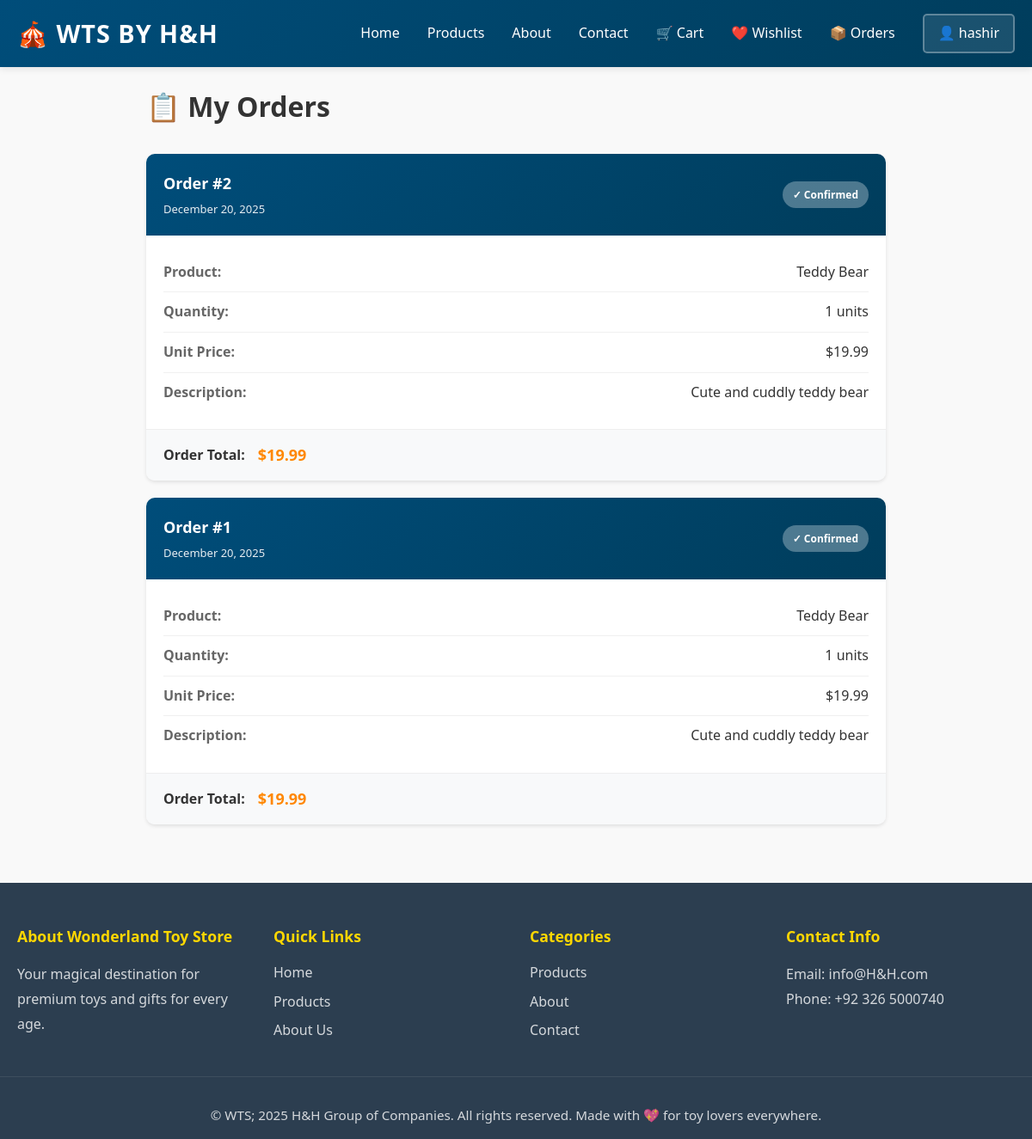
The page /orders (signed in) on the database as committed earlier.
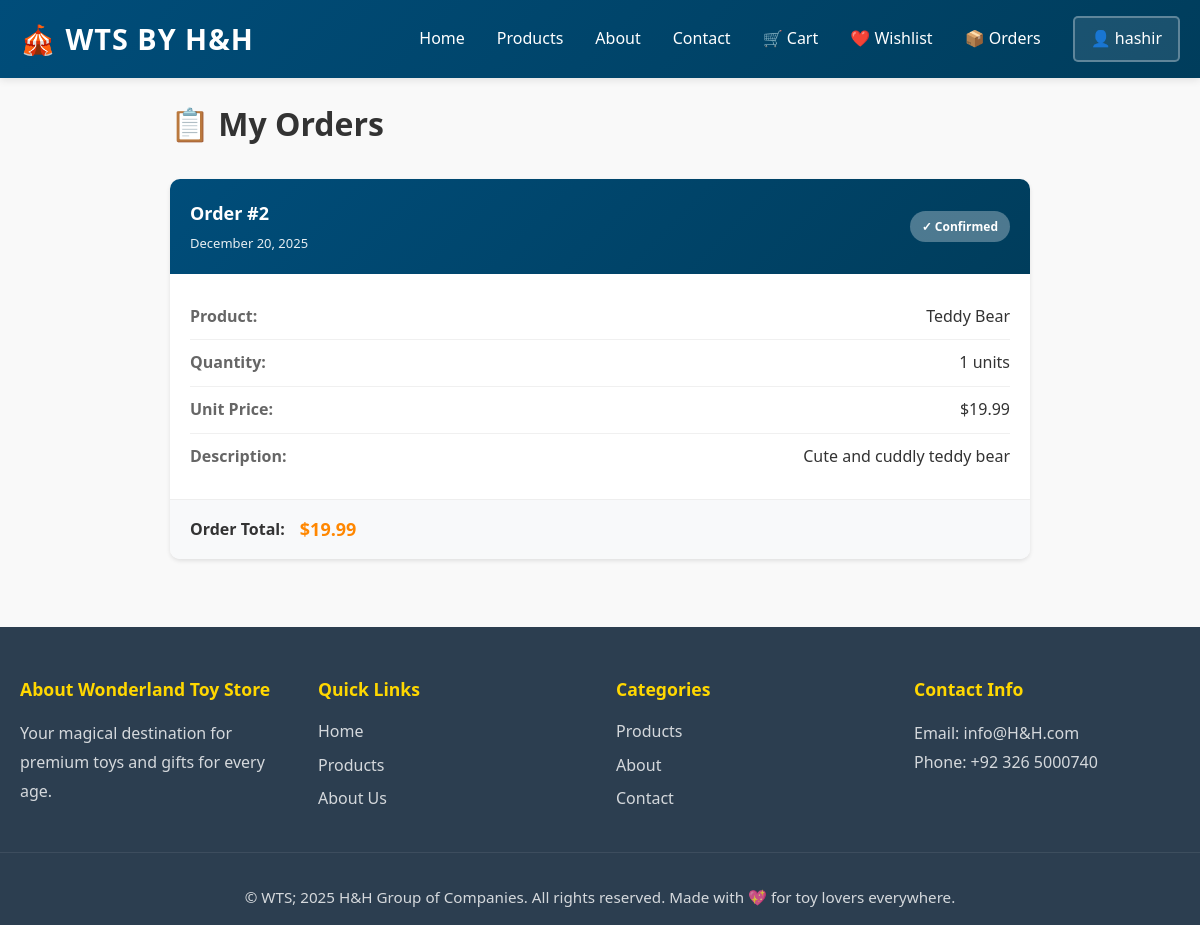
The same page on the database as committed later.
### app/models.py (models this page shows, shortened)
class Order(db.Model):
    __tablename__ = 'orders'
    STATUS_PENDING = 'pending'
    STATUS_PROCESSING = 'processing'
    STATUS_SHIPPED = 'shipped'
    STATUS_DELIVERED = 'delivered'
    STATUS_CANCELLED = 'cancelled'
    PAYMENT_CARD = 'card'
    PAYMENT_CASH_ON_DELIVERY = 'cash_on_delivery'
    PAYMENT_PAYPAL = 'paypal'
    PAYMENT_PENDING = 'pending'
    PAYMENT_COMPLETED = 'completed'
    PAYMENT_FAILED = 'failed'
    id = db.Column(db.Integer, primary_key=True)
    user_id = db.Column(db.Integer, db.ForeignKey('users.id'), nullable=False)
    product_id = db.Column(db.Integer, db.ForeignKey('products.id'), nullable=False)
    quantity = db.Column(db.Integer, default=1, nullable=False)
    total_price = db.Column(db.Float, nullable=False)
    status = db.Column(db.String(20), default=STATUS_PENDING)
    full_name = db.Column(db.String(200), nullable=True)
    email = db.Column(db.String(120), nullable=True)
    phone = db.Column(db.String(20), nullable=True)
    shipping_address = db.Column(db.Text)
    city = db.Column(db.String(100), nullable=True)
    state = db.Column(db.String(100), nullable=True)
    postal_code = db.Column(db.String(20), nullable=True)
    payment_method = db.Column(db.String(50), default=PAYMENT_CASH_ON_DELIVERY)
    payment_status = db.Column(db.String(20), default=PAYMENT_PENDING)
    tracking_number = db.Column(db.String(100), nullable=True)
    created_at = db.Column(db.DateTime, default=datetime.utcnow)
    updated_at = db.Column(db.DateTime, default=datetime.utcnow, onupdate=datetime.utcnow)

class Product(db.Model):
    __tablename__ = 'products'
    id = db.Column(db.Integer, primary_key=True)
    name = db.Column(db.String(120), nullable=False)
    price = db.Column(db.Float, nullable=False)
    description = db.Column(db.Text)
    stock = db.Column(db.Integer, default=0)
    category_id = db.Column(db.Integer, db.ForeignKey('categories.id'), nullable=True)
    image_filename = db.Column(db.String(255), nullable=True)
    created_at = db.Column(db.DateTime, default=datetime.utcnow)
    updated_at = db.Column(db.DateTime, default=datetime.utcnow, onupdate=datetime.utcnow)
    orders = db.relationship('Order', backref='product', lazy=True)
    cart_items = db.relationship('CartItem', backref='product', lazy=True)
    wishlist_items = db.relationship('Wishlist', backref='product', lazy=True, cascade='all, delete-orphan')

### app/routes.py (the view)
@main_bp.route('/orders')
@login_required
def orders():
    orders = Order.query.filter_by(user_id=current_user.id).order_by(Order.created_at.desc()).all()
    return render_template('orders.html', title='My Orders', orders=orders)

### app/templates/orders.html (shortened to what this page needs)
{% extends "base.html" %}
{% block content %}
<div class="container">
    <h1>📋 My Orders</h1>
    {% if orders %}
        <div class="orders-list">
            {% for order in orders %}
                <div class="order-card">
                    <div class="order-header">
                        <div class="order-number">
                            <h3>Order #{{ order.id }}</h3>
                            <p class="order-date">{{ order.created_at.strftime('%B %d, %Y') }}</p>
                        </div>
                        <div class="order-status">
                            <span class="status-badge status-confirmed">✓ Confirmed</span>
                        </div>
                    </div>
                    <div class="order-details">
                        <div class="detail-row">
                            <span class="label">Product:</span>
                            <span class="value">{{ order.product.name }}</span>
                        </div>
                        <div class="detail-row">
                            <span class="label">Quantity:</span>
                            <span class="value">{{ order.quantity }} units</span>
                        </div>
                        <div class="detail-row">
                            <span class="label">Unit Price:</span>
                            <span class="value">${{ "%.2f"|format(order.product.price) }}</span>
                        </div>
                        <div class="detail-row">
                            <span class="label">Description:</span>
                            <span class="value">{{ order.product.description or 'N/A' }}</span>
                        </div>
                    </div>
                    <div class="order-footer">
                        <div class="order-total">
                            <strong>Order Total:</strong>
                            <span class="total-amount">${{ "%.2f"|format(order.total_price) }}</span>
                        </div>
                    </div>
                </div>
            {% endfor %}
        </div>
    {% endif %}
</div>
{% endblock %}

Rows that differ between the two databases and show on the page:
removed Order: id "1", created_at "December 20, 2025", product.name "Teddy Bear", quantity "1", {{ "%.2f"|format(order.product.price) }} "19.99", product "Cute and cuddly teddy bear", total_price "19.99"
